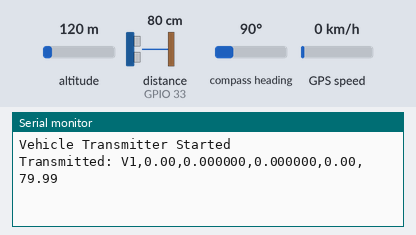
A sketch run on a simulated ESP32. On the bench: the last lines printed to the serial monitor. Wiring (inferred from the names in the program): ultrasonic range finder: trigger GPIO 32; echo GPIO 33. The inputs (shaded band) are chosen by the test bench; at power-on: distance to the obstacle (sensor on GPIO 33) 80 cm, compass heading 90°, GPS speed 0 km/h, altitude 120 m. The echo pulse lasts 58.3 µs per cm; the GPS gets a fix after 3 s at 37.7749, -122.4194 with 8 satellites; no radio packets arrive unless stated.

Above: at 1.2 s.
1.3 s: distance to the obstacle (sensor on GPIO 33) set to 2 cm
At 2.6 s:
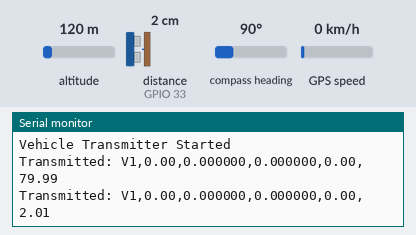
2.8 s: compass heading set to 7°
At 3.9 s:
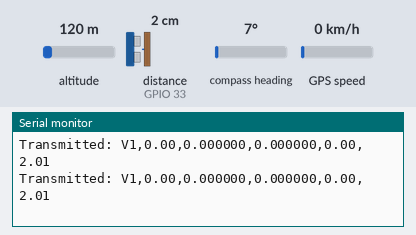
4.3 s: GPS speed set to 2 km/h
At 5.5 s:
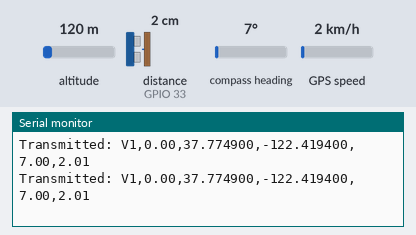
5.8 s: distance to the obstacle (sensor on GPIO 33) set to 4 cm
At 6.9 s:
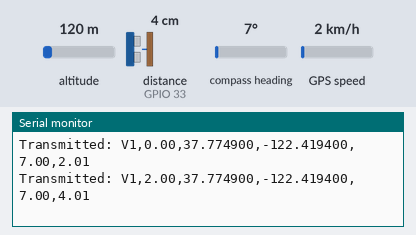
7.3 s: compass heading set to 90°
At 8.9 s:
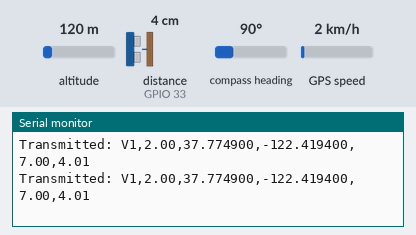
Timing chart, 0 to 9.8 s (numbered marks = the images above; inputs shaded):
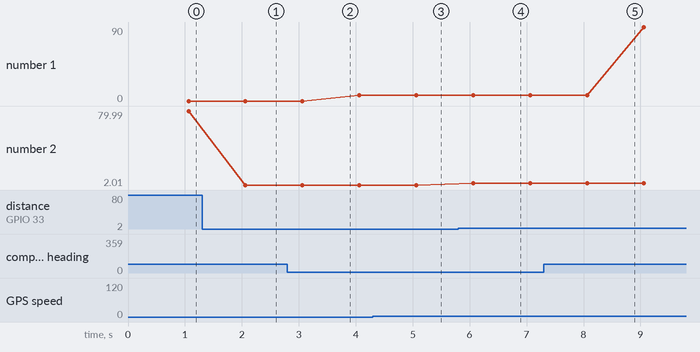

The sketch:

Vehicle_Transmitter.ino
```cpp
/*
  Lane Change & Overtake Assistance System
  LoRa-based V2V Communication
  Vehicle Transmitter

  Platform: ESP32
  LoRa module: SX1278/RFM95-compatible module
  GPS: NEO-6M (TinyGPS++ library)
  Ultrasonic: HC-SR04
  LoRa library: LoRa by Sandeep Mistry
  GPS library: TinyGPSPlus

  IMPORTANT:
  Pin numbers below are example ESP32 connections. Change them to match
  your actual hardware before uploading to a real board.
*/

#include <SPI.h>
#include <LoRa.h>
#include <TinyGPS++.h>

// ---------- LoRa SX1278 pins ----------
#define LORA_SS    5
#define LORA_RST   14
#define LORA_DIO0  26

// ---------- ESP32 VSPI pins ----------
#define LORA_SCK   18
#define LORA_MISO  19
#define LORA_MOSI  23

// ---------- GPS ----------
#define GPS_RX 16
#define GPS_TX 17
#define GPS_BAUD 9600

// ---------- Ultrasonic ----------
#define TRIG_PIN 32
#define ECHO_PIN 33

// ---------- Vehicle ----------
const char VEHICLE_ID[] = "V1";

// Set the LoRa frequency according to the module/regulations used in
// your project. 433E6 is commonly used with SX1278 433 MHz modules.
#define LORA_FREQUENCY 433E6

TinyGPSPlus gps;
HardwareSerial GPSSerial(1);

unsigned long lastSendTime = 0;
const unsigned long SEND_INTERVAL = 1000; // send every 1 second

float readDistanceCM()
{
  digitalWrite(TRIG_PIN, LOW);
  delayMicroseconds(2);

  digitalWrite(TRIG_PIN, HIGH);
  delayMicroseconds(10);
  digitalWrite(TRIG_PIN, LOW);

  unsigned long duration = pulseIn(ECHO_PIN, HIGH, 30000);

  if (duration == 0)
    return -1.0;

  return (duration * 0.0343) / 2.0;
}

void readGPS()
{
  while (GPSSerial.available())
  {
    gps.encode(GPSSerial.read());
  }
}

float getSpeedKmph()
{
  if (gps.speed.isValid())
    return gps.speed.kmph();

  return 0.0;
}

double getLatitude()
{
  if (gps.location.isValid())
    return gps.location.lat();

  return 0.0;
}

double getLongitude()
{
  if (gps.location.isValid())
    return gps.location.lng();

  return 0.0;
}

float getDirection()
{
  if (gps.course.isValid())
    return gps.course.deg();

  return 0.0;
}

void setup()
{
  Serial.begin(115200);

  pinMode(TRIG_PIN, OUTPUT);
  pinMode(ECHO_PIN, INPUT);

  GPSSerial.begin(GPS_BAUD, SERIAL_8N1, GPS_RX, GPS_TX);

  SPI.begin(LORA_SCK, LORA_MISO, LORA_MOSI, LORA_SS);

  LoRa.setPins(LORA_SS, LORA_RST, LORA_DIO0);

  if (!LoRa.begin(LORA_FREQUENCY))
  {
    Serial.println("LoRa initialization failed!");
    while (true)
      delay(1000);
  }

  Serial.println("Vehicle Transmitter Started");
}

void loop()
{
  readGPS();

  if (millis() - lastSendTime >= SEND_INTERVAL)
  {
    lastSendTime = millis();

    float speed = getSpeedKmph();
    double latitude = getLatitude();
    double longitude = getLongitude();
    float direction = getDirection();
    float distance = readDistanceCM();

    // Report format:
    // <ID, Speed, Latitude, Longitude, Direction>
    //
    // Distance is also included so that the receiving vehicle can
    // directly use the measured nearby-vehicle distance.
    String packet =
      String(VEHICLE_ID) + "," +
      String(speed, 2) + "," +
      String(latitude, 6) + "," +
      String(longitude, 6) + "," +
      String(direction, 2) + "," +
      String(distance, 2);

    LoRa.beginPacket();
    LoRa.print(packet);
    LoRa.endPacket();

    Serial.print("Transmitted: ");
    Serial.println(packet);
  }
}
```

Measured:
- after the input at 1.3 s, the serial monitor: prints a new line after 0.76 s (image 1)
- after the input at 5.8 s, the serial monitor: prints a new line after 0.26 s (image 4)
- plotted number 1: 0 → 7 after the input at 2.8 s, 7 → 90 after the input at 7.3 s
- plotted number 2: 79.99 → 2.01 after the input at 1.3 s, 2.01 → 4.01 after the input at 5.8 s
